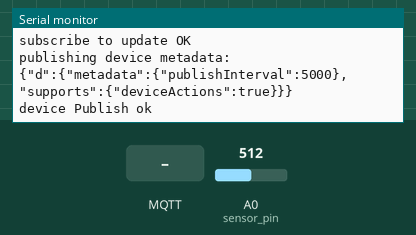
Simulated run of this sketch. Board: ESP8266 (NodeMCU). On the bench: the last lines printed to the serial monitor. The test bench sets the inputs (shaded band); at power-on: A0 (sensor_pin) = 512. WiFi joins after 1.5 s; servers stay silent unless stated; no MQTT or app messages arrive unless stated. At 11.5 s the program restarts the board; the recording ends there.

Above: at 2.7 s.
2.8 s: MQTT message "metadata" arrives on the first subscribed topic
At 3.1 s:
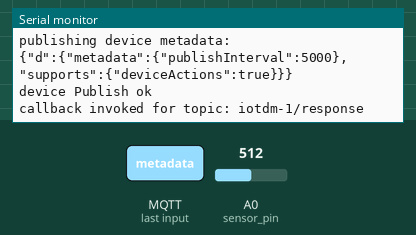
4.3 s: MQTT message "metadata" arrives on the third subscribed topic
At 5.5 s:
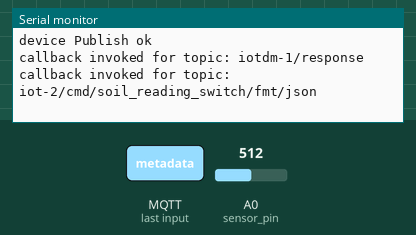
5.8 s: MQTT message "1" arrives on the third subscribed topic
At 11.1 s:
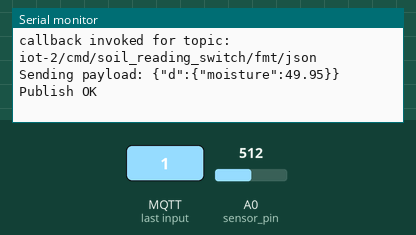

Measured:
- after the input at 2.8 s, the serial monitor: prints a new line at once (image 1)
- after the input at 4.3 s, the serial monitor: prints a new line at once (image 2)
- after the input at 5.8 s, the serial monitor: prints a new line after 4.2 s (image 3)

The sketch:

Hydroponics.ino
```cpp
#include <ESP8266WiFi.h>
#include <PubSubClient.h>
#include <ArduinoJson.h>
const char* ssid = "IOT";
const char* password = "3201antel";
const int sensor_pin = A0;
float moisture_percentage;
#define ORG "2b9cz4"
#define DEVICE_TYPE "soilsensor"
#define DEVICE_ID "moisture"
#define TOKEN "nauN988FTy6kfxBHdv"
bool isActivatedReading = false;
char server[] = ORG ".messaging.internetofthings.ibmcloud.com";
char authMethod[] = "use-token-auth";
char token[] = TOKEN;
char clientId[] = "d:" ORG ":" DEVICE_TYPE ":" DEVICE_ID;
const char publishTopic[] = "iot-2/evt/sensor/fmt/json";
const char publishTopic1[] = "iot-2/evt/status/fmt/json";
const char responseTopic[] = "iotdm-1/response";
const char manageTopic[] = "iotdevice-1/mgmt/manage";
const char updateTopic[] = "iotdm-1/device/update";
const char rebootTopic[] = "iotdm-1/mgmt/initiate/device/reboot";
const char commandTopic[] = "iot-2/cmd/soil_reading_switch/fmt/json";
void callback(char* topic, byte* payload, unsigned int payloadLength);
WiFiClient wifiClient;
PubSubClient client(server, 1883, callback, wifiClient);
int publishInterval = 5000; // 30 seconds
long lastPublishMillis;

void setup() {
  Serial.begin(115200);
  wifiConnect();
  mqttConnect();
  initManagedDevice();
}
void loop() {
  if (millis() - lastPublishMillis > publishInterval) {
    moisture_percentage = map(moisture_percentage,750,180,0,100);
    moisture_percentage = ( 100.00 - ( (analogRead(sensor_pin) / 1023.00) * 100.00 ) );
    if(isActivatedReading == 1){
    publishData();
    }
    lastPublishMillis = millis();
  }
  if (!client.loop()) {
    mqttConnect();
    initManagedDevice();
  }
}
```

Cloud.ino
```cpp
void wifiConnect() {
  Serial.print("Connecting to "); Serial.print(ssid);
  WiFi.begin(ssid, password);
  while (WiFi.status() != WL_CONNECTED) {
    delay(500);
    Serial.print(".");
  }
  Serial.print("nWiFi connected, IP address: "); Serial.println(WiFi.localIP());
}

void mqttConnect() {
  if (!!!client.connected()) {
    Serial.print("Reconnecting MQTT client to "); Serial.println(server);
    while (!!!client.connect(clientId, authMethod, token)) {
      Serial.print(".");
      delay(500);
    }
    Serial.println();
  }
}

void initManagedDevice() {
  if (client.subscribe("iotdm-1/response")) {
    Serial.println("subscribe to responses OK");
  } else {
    Serial.println("subscribe to responses FAILED");
  }

  if (client.subscribe(rebootTopic)) {
    Serial.println("subscribe to reboot OK");
  } else {
    Serial.println("subscribe to reboot FAILED");
  }
  if (client.subscribe(commandTopic)) {
    Serial.println("subscribe to command OK");
  } else {
    Serial.println("subscribe to command FAILED");
  }

  if (client.subscribe("iotdm-1/device/update")) {
    Serial.println("subscribe to update OK");
  } else {
    Serial.println("subscribe to update FAILED");
  }
  StaticJsonBuffer<300> jsonBuffer;
  JsonObject& root = jsonBuffer.createObject();
  JsonObject& d = root.createNestedObject("d");
  JsonObject& metadata = d.createNestedObject("metadata");
  metadata["publishInterval"] = publishInterval;
  JsonObject& supports = d.createNestedObject("supports");
  supports["deviceActions"] = true;

  char buff[300];
  root.printTo(buff, sizeof(buff));
  Serial.println("publishing device metadata:"); Serial.println(buff);
  if (client.publish(manageTopic, buff)) {
    Serial.println("device Publish ok");
  } else {
    Serial.print("device Publish failed:");
  }
}

void publishData() {

  String payload = "{\"d\":{\"moisture\":";
  payload += moisture_percentage;
  payload += "}}";

  Serial.print("Sending payload: "); Serial.println(payload);

  if (client.publish(publishTopic, (char*) payload.c_str())) {
    Serial.println("Publish OK");
  } else {
    Serial.println("Publish FAILED");
  }
}

void callback(char* topic, byte* payload, unsigned int payloadLength) {
  Serial.print("callback invoked for topic: "); Serial.println(topic);

  if (strcmp (responseTopic, topic) == 0) {
    return; // just print of response for now
  }

  if (strcmp (rebootTopic, topic) == 0) {
    Serial.println("Rebooting...");
    ESP.restart();
  }
  if (strcmp (commandTopic, topic) == 0) {
    if (payload[0] == '1') {
      isActivatedReading = true;
    }
    else {
      isActivatedReading = false;
    }
  }

  if (strcmp (updateTopic, topic) == 0) {
    handleUpdate(payload);
  }
}

void handleUpdate(byte* payload) {
  StaticJsonBuffer<300> jsonBuffer;
  JsonObject& root = jsonBuffer.parseObject((char*)payload);
  if (!root.success()) {
    Serial.println("handleUpdate: payload parse FAILED");
    return;
  }
  Serial.println("handleUpdate payload:"); root.prettyPrintTo(Serial); Serial.println();
  JsonObject& d = root["d"];
  JsonArray& fields = d["fields"];
  for (JsonArray::iterator it = fields.begin(); it != fields.end(); ++it) {
    JsonObject& field = *it;
    const char* fieldName = field["field"];
    if (strcmp (fieldName, "metadata") == 0) {
      JsonObject& fieldValue = field["value"];
      if (fieldValue.containsKey("publishInterval")) {
        publishInterval = fieldValue["publishInterval"];
        Serial.print("publishInterval:"); Serial.println(publishInterval);
      }
    }
  }
}
```
